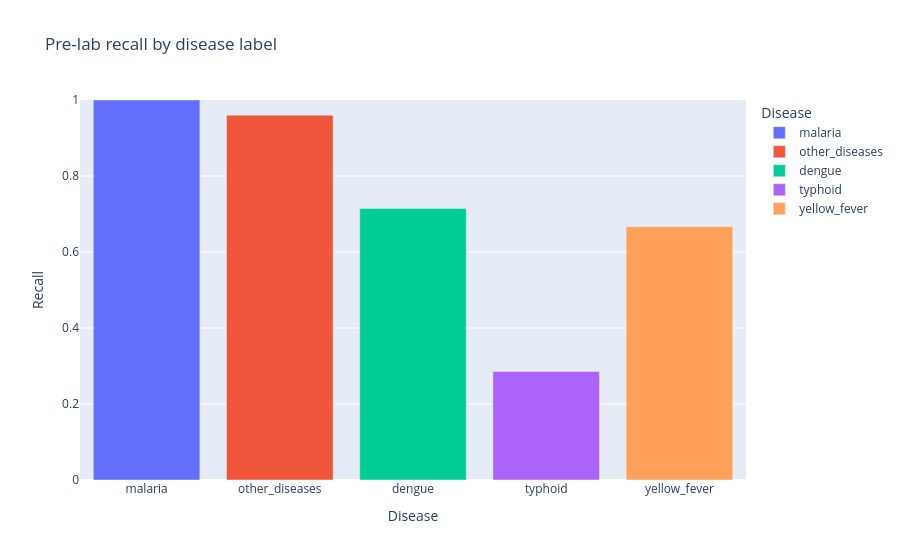

The code cell stored with this chart in its notebook:
### Markdown cell above
# 11. Pre-Lab Triage Model

This is the primary competition model because it uses information intended to
be available before laboratory confirmation. Evaluation includes micro, macro,
weighted, and samples F1; Hamming loss; subset accuracy; per-label precision,
recall, and F1; confusion matrices; and false-negative analysis.

### Code cell
pre_metrics = summary["test_metrics"]["PRE_LAB"]
display(pd.DataFrame([pre_metrics]).T.rename(columns={0: "PRE_LAB"}))
per_label = read_table("per_label_metrics.csv")
pre_label = per_label[per_label["track"] == "PRE_LAB"].copy()
display(pre_label)
px.bar(
    pre_label,
    x="label",
    y="recall",
    color="label",
    range_y=[0, 1],
    title="Pre-lab recall by disease label",
    labels={"label": "Disease", "recall": "Recall"},
).show()
false_negative = pre_label[["label", "support_pos", "fn", "false_negative_rate"]].sort_values(
    "false_negative_rate", ascending=False
)
display(false_negative)
show_figure("confusion_matrices.png", "Pre-lab confusion matrices by label")

### Figure 1 — Plotly figure (JSON) as saved in the notebook; plotly's stock layout.template omitted (floating-point values rounded to 4 significant figures)
{"data": [{"hovertemplate": "Disease=%{x}<br>Recall=%{y}<extra></extra>", "legendgroup": "malaria", "marker": {"color": "#636efa", "pattern": {"shape": ""}}, "name": "malaria", "orientation": "v", "showlegend": true, "textposition": "auto", "type": "bar", "x": ["malaria"], "xaxis": "x", "y": [1.0], "yaxis": "y"}, {"hovertemplate": "Disease=%{x}<br>Recall=%{y}<extra></extra>", "legendgroup": "other_diseases", "marker": {"color": "#EF553B", "pattern": {"shape": ""}}, "name": "other_diseases", "orientation": "v", "showlegend": true, "textposition": "auto", "type": "bar", "x": ["other_diseases"], "xaxis": "x", "y": [0.96], "yaxis": "y"}, {"hovertemplate": "Disease=%{x}<br>Recall=%{y}<extra></extra>", "legendgroup": "dengue", "marker": {"color": "#00cc96", "pattern": {"shape": ""}}, "name": "dengue", "orientation": "v", "showlegend": true, "textposition": "auto", "type": "bar", "x": ["dengue"], "xaxis": "x", "y": [0.7143], "yaxis": "y"}, {"hovertemplate": "Disease=%{x}<br>Recall=%{y}<extra></extra>", "legendgroup": "typhoid", "marker": {"color": "#ab63fa", "pattern": {"shape": ""}}, "name": "typhoid", "orientation": "v", "showlegend": true, "textposition": "auto", "type": "bar", "x": ["typhoid"], "xaxis": "x", "y": [0.2857], "yaxis": "y"}, {"hovertemplate": "Disease=%{x}<br>Recall=%{y}<extra></extra>", "legendgroup": "yellow_fever", "marker": {"color": "#FFA15A", "pattern": {"shape": ""}}, "name": "yellow_fever", "orientation": "v", "showlegend": true, "textposition": "auto", "type": "bar", "x": ["yellow_fever"], "xaxis": "x", "y": [0.6667], "yaxis": "y"}], "layout": {"barmode": "relative", "legend": {"title": {"text": "Disease"}, "tracegroupgap": 0}, "title": {"text": "Pre-lab recall by disease label"}, "xaxis": {"anchor": "y", "categoryarray": ["malaria", "other_diseases", "dengue", "typhoid", "yellow_fever"], "categoryorder": "array", "domain": [0.0, 1.0], "title": {"text": "Disease"}}, "yaxis": {"anchor": "x", "domain": [0.0, 1.0], "range": [0, 1], "title": {"text": "Recall"}}}}
